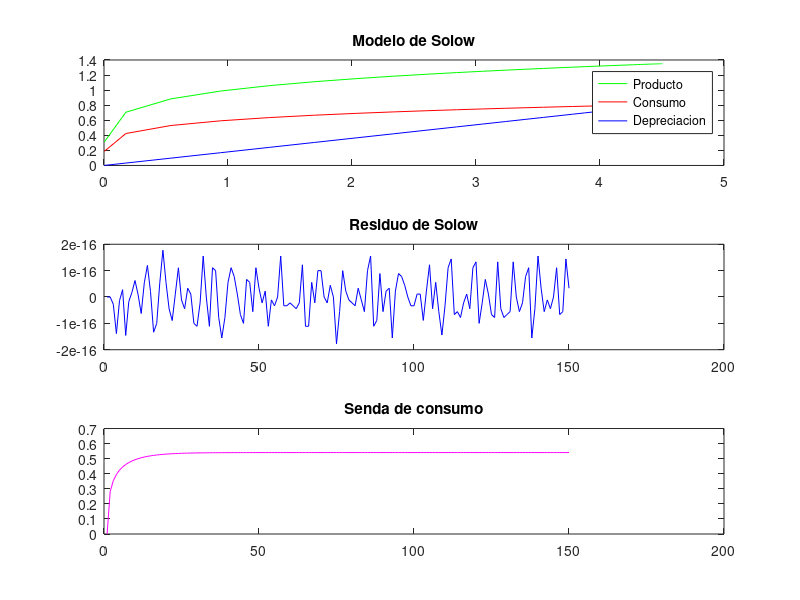

Recreate this plot in MATLAB.
% Modelo de Solow
% Version: abril 2017

% Calibracion
delta = 0.1;
alpha = 0.2;
n = 0.08;
z = (1+n)-1;
s = 0.6;
T = 150;
kt(1) = 0.003;
At(1) = 1;
y(1) = At(1)*kt(1).^alpha;

% Creacion de la sendas
for a = 2:T
    At(a) = At(a-1);
    kt(a) = ((1-delta)*kt(a-1)+s*y(a-1))/(1+z);
    y(a) = At(a)*kt(a)^alpha;
    consumo(a) = (1-s)*y(a);
end

subplot(3,1,1), plot(kt,y,'g', kt,s*y,'r', kt,(delta+z)*kt,'b')
title('Modelo de Solow')
legend('Producto', 'Consumo','Depreciacion')

% Residuo de Solow
%yt = A*kt^alpha
g_residuo_solow(1)=0;
residuo_solow(1)=0;

for i = 2:T
    residuo_solow(i) = log(y(i)) - log(y(i-1)) - ...
    alpha*(log(kt(i)) - log(kt(i-1)));
    g_residuo_solow(i) = residuo_solow(i) + residuo_solow(i-1);
end

subplot(3,1,2), plot(1:T,g_residuo_solow(1:T), 'b')
title('Residuo de Solow')

subplot(3,1,3), plot(1:T, consumo(1:T), 'magenta')
title('Senda de consumo')




















